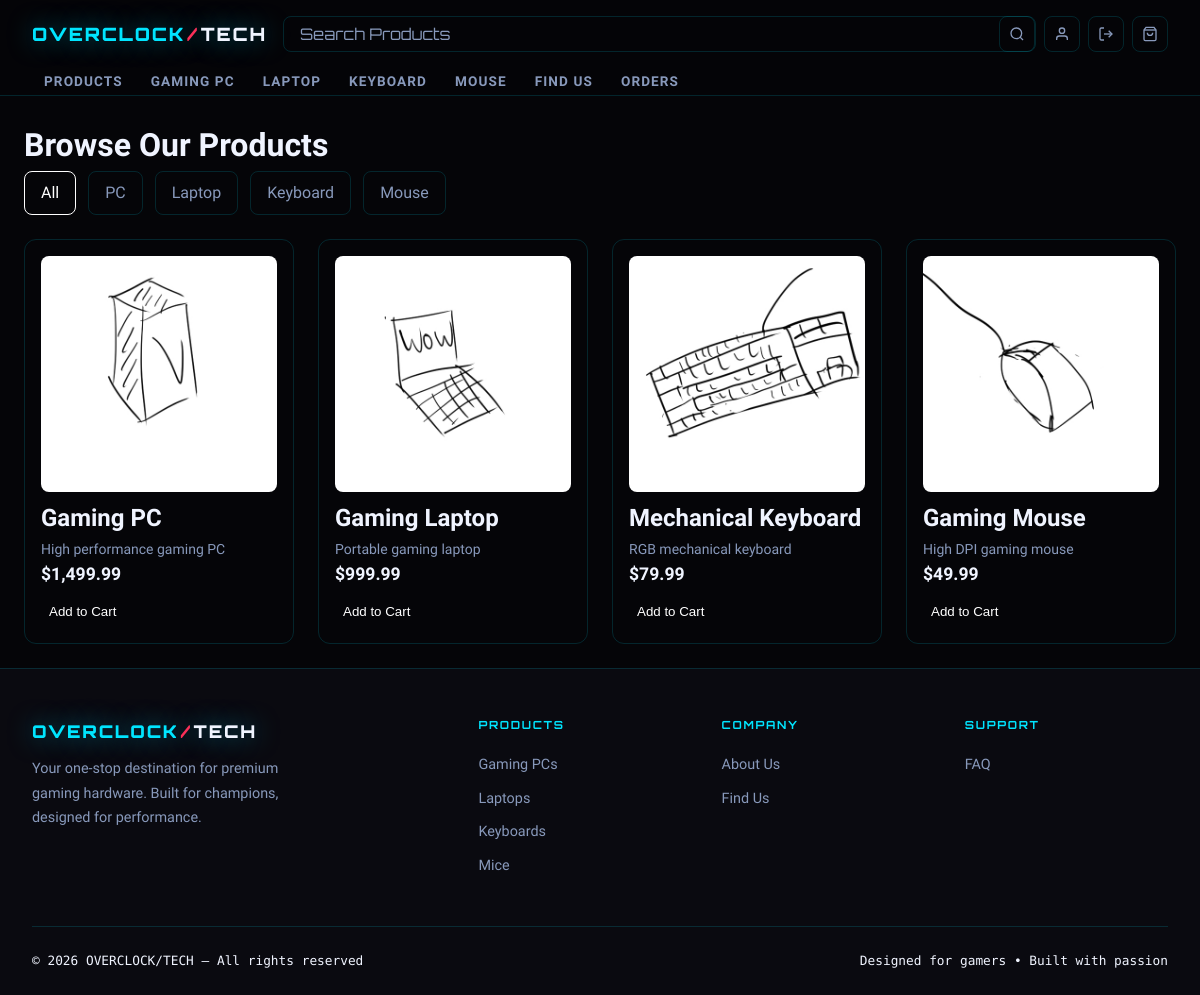
The page /products.php (signed in) on the database its author committed.
### tables this page shows
CREATE TABLE `categories` (
  `category_id` int(11) NOT NULL AUTO_INCREMENT,
  `name` varchar(50) NOT NULL,
  PRIMARY KEY (`category_id`)
);

CREATE TABLE `products` (
  `product_id` int(11) NOT NULL AUTO_INCREMENT,
  `category_id` int(11) DEFAULT NULL,
  `name` varchar(100) NOT NULL,
  `description` text DEFAULT NULL,
  `price` decimal(10,2) NOT NULL,
  `stock` int(11) DEFAULT 0,
  `image` varchar(255) DEFAULT NULL,
  PRIMARY KEY (`product_id`),
  KEY `category_id` (`category_id`),
  CONSTRAINT `products_ibfk_1` FOREIGN KEY (`category_id`) REFERENCES `categories` (`category_id`)
);

### products.php (the view, shortened to what this page needs)
<?php
require_once 'db.php';
$categories = $pdo->query("SELECT * FROM categories")->fetchAll();
$selected_category = isset($_GET['category']) ? (int)$_GET['category'] : null;
if ($selected_category) {
  $stmt = $pdo->prepare("SELECT * FROM products WHERE category_id = ?");
  $stmt->execute([$selected_category]);
} else {
  $stmt = $pdo->query("SELECT * FROM products");
}
$products = $stmt->fetchAll();
?>
<!DOCTYPE html>
<html lang="en">
<head>
  <link rel="stylesheet" href="https://cdnjs.cloudflare.com/ajax/libs/font-awesome/6.6.0/css/all.min.css">
  <link rel="stylesheet" href="css/style.css">
</head>
<body>
  <?php include 'includes/nav.php'; ?>
  <main class="products-page">
    <h1>Browse Our Products</h1>
    <div class="category-filters">
      <a href="products.php" class="filter-btn <?= !$selected_category ? 'active' : '' ?>">All</a>
      <?php foreach ($categories as $category): ?>
        <a href="products.php?category=<?= $category['category_id'] ?>"
           class="filter-btn <?= $selected_category == $category['category_id'] ? 'active' : '' ?>">
          <?= htmlspecialchars($category['name']) ?>
        </a>
      <?php endforeach; ?>
    </div>
    <div class="product-grid">
      <?php if (empty($products)): ?>
        <p>No products found.</p>
      <?php else: ?>
        <?php foreach ($products as $product): ?>
        <div class="product-card">
          <a href="product.php?id=<?= $product['product_id'] ?>" style="text-decoration: none;">
            <img src="images/<?= htmlspecialchars($product['image']) ?>" alt="<?= htmlspecialchars($product['name']) ?>">
            <h2><?= htmlspecialchars($product['name']) ?></h2>
            <p><?= htmlspecialchars($product['description']) ?></p>
            <p class="price">$<?= number_format($product['price'], 2) ?></p>
          </a>
          <form method="POST" action="products.php<?= $selected_category ? '?category=' . $selected_category : '' ?>">
            <button type="submit" name="add_to_cart" class="add-to-cart">Add to Cart</button>
          </form>
        </div>
        <?php endforeach; ?>
      <?php endif; ?>
    </div>
  </main>
  <?php include 'includes/footer.php'; ?>
</body>
</html>

### css/style.css (style rules this page uses)
:root { --bg-black: #050508; --bg-dark: #0a0a10; --bg-card: #0f0f18; --bg-card2: #141420; --neon: #00e5ff; --neon-dim: rgba(0, 229, 255, 0.12); --neon-glow: 0 0 24px rgba(0, 229, 255, 0.5); --neon2: #ff2d55; --neon2-glow: 0 0 24px rgba(255, 45, 85, 0.5); --neon-green: #00ff96; --neon-green-glow: 0 0 24px rgba(0, 255, 150, 0.5); --text-white: #f0f4ff; --text-grey: #8899bb; --text-muted: #4a5570; --border: rgba(0, 229, 255, 0.15); --border-hover: rgba(0, 229, 255, 0.5); --font-display: 'Orbitron', monospace; --font-body: 'Rajdhani', sans-serif; --font-mono: 'Share Tech Mono', monospace; }
*, *::before, *::after { box-sizing: border-box; margin: 0; padding: 0; }
html { scroll-behavior: smooth; }
body { font-family: var(--font-body); background: var(--bg-black); color: var(--text-white); overflow-x: hidden; line-height: 1.6; }
a, a:hover { text-decoration: none; color: inherit; }
.products-page { max-width: 1200px; margin: 0 auto; padding: 24px; }
.category-filters { display: flex; gap: 12px; margin-bottom: 24px; flex-wrap: wrap; }
.filter-btn { padding: 8px 16px; border-radius: 8px; border: 1px solid var(--border); color: var(--text-grey); background: transparent; cursor: pointer; text-decoration: none; transition: all 0.2s; }
.filter-btn.active { background: var(--accent); color: white; border-color: var(--accent); }
.product-grid { display: grid; grid-template-columns: repeat(auto-fill, minmax(220px, 1fr)); gap: 24px; }
.product-card { border: 1px solid var(--border); border-radius: 12px; padding: 16px; display: flex; flex-direction: column; gap: 8px; transition: box-shadow 0.2s; }
.product-card img { width: 100%; aspect-ratio: 1/1; object-fit: cover; border-radius: 8px; }
.product-card p { font-size: 0.875rem; color: var(--text-grey); }
.product-card .price { font-size: 1.1rem; font-weight: 700; color: var(--accent); }
.add-to-cart { margin-top: auto; padding: 8px; border-radius: 8px; border: none; background: var(--accent); color: white; cursor: pointer; transition: opacity 0.2s; }

### rows shown on the page
categories: name "PC"
categories: name "Laptop"
categories: name "Keyboard"
categories: name "Mouse"
products: image (picture), name "Gaming PC", description "High performance gaming PC", price "1,499.99"
products: image (picture), name "Gaming Laptop", description "Portable gaming laptop", price "999.99"
products: image (picture), name "Mechanical Keyboard", description "RGB mechanical keyboard", price "79.99"
products: image (picture), name "Gaming Mouse", description "High DPI gaming mouse", price "49.99"

### other values the page prints
$item['label'] "PRODUCTS"
$item['label'] "GAMING PC"
$item['label'] "LAPTOP"
$item['label'] "KEYBOARD"
$item['label'] "MOUSE"
$item['label'] "FIND US"
$item['label'] "ORDERS"
